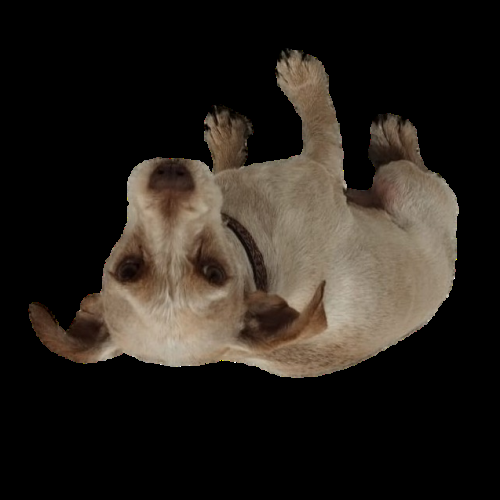
#> input picture crop.png, 500 x 500 px
$ python -i contour.py   (imports and definitions only)
#> lines starting #> are read from the running program, lines starting #| are printed output that depends on the picture; after the words box and inside, x2 and y2 are one past the last pixel; in counts of white or black regions, pixels touching at a corner belong together
import cv2 as cv
import matplotlib.pyplot as plt

def create_contour(taffy: str):
#> called with taffy = 'crop.png'
    img = cv.imread(taffy, cv.IMREAD_UNCHANGED)
#> img is the input picture: shape (500, 500, 4); mean B, G, R, A 27.7, 33.7, 39.2, 75.8
    img_gray = cv.cvtColor(img, cv.COLOR_BGR2GRAY)
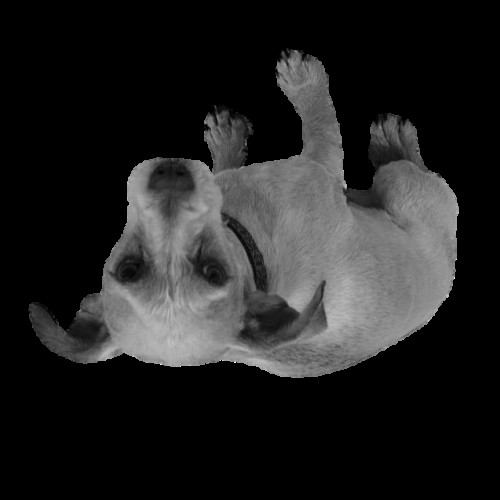
#> img_gray: shape (500, 500); min 0, max 255, mean 34.7
    ret, thresh = cv.threshold(img_gray,0,255,cv.THRESH_BINARY)
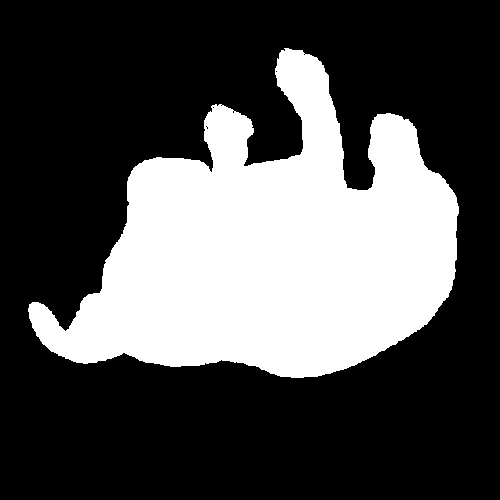
#> thresh: shape (500, 500); 31.4% white; 1 white region


    contours, hierarchy = cv.findContours(thresh, cv.RETR_TREE, cv.CHAIN_APPROX_NONE)
#> contours = 8 contours, 7 with area under 20; largest, box (x1, y1, x2, y2) and area: (28, 48, 459, 378) 77646

    c_n = 0

    c_x = [contours[c_n][i][0][0] for i in range(len(contours[c_n]))]
#> c_x = 1585 values, max 458 at index 1181, min 28 at index 641, mean 261.3
    c_y = [contours[c_n][i][0][1] for i in range(len(contours[c_n]))]
#> c_y = 1585 values, max 377 at index 929, min 48 at index 0, mean 222.7

    return c_x, c_y

>>> result = create_contour('crop.png')
